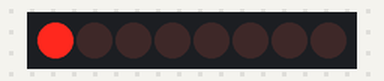
A sketch run on a simulated Arduino Uno, built with avr-gcc and run on an emulated ATmega328P. Shown: 8 shift-register outputs drawn as a row of LEDs (first output left, lit = HIGH). Wiring (inferred from the names in the program): shift register (74HC595): data pin 3; shift clock pin 4; latch pin 5. Wiring (inferred from the signals the program sends): row of LEDs: on Q0, Q1, Q2, Q3, Q4, Q5, Q6, Q7.

Above: at 0.07 s.
At 0.67 s:
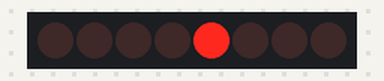
At 0.97 s:
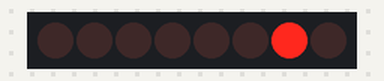
At 1.42 s:
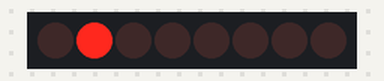
At 2.02 s:
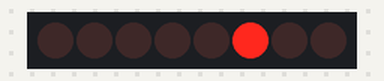
At 2.77 s:
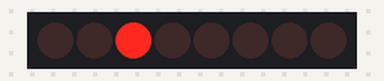
Timing chart, 0 to 3.1 s (numbered marks = the images above):
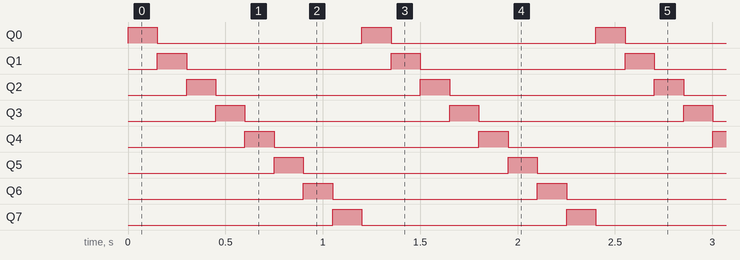

Measured:
- by itself, Q0–7: alternates HIGH for 0.15 s and LOW for 1.1 s
- by itself, everything shown: repeats every 1.2 s, in 8 steps

The sketch:

sketch_nov6a.ino
```cpp
const int DATA_PIN  = 3;
const int CLOCK_PIN = 4;
const int LATCH_PIN = 5;

const int SPEED_MS  = 150;
const int NUM_BITS  = 8;

void PinInits() {
  pinMode(DATA_PIN, OUTPUT);
  pinMode(CLOCK_PIN, OUTPUT);
  pinMode(LATCH_PIN, OUTPUT);


  digitalWrite(DATA_PIN, LOW);
  digitalWrite(CLOCK_PIN, LOW);
  digitalWrite(LATCH_PIN, LOW);
}

void Blinking() {
  for (int i = 0; i < NUM_BITS; i++) {
    byte pattern = (1 << i);
    digitalWrite(LATCH_PIN, LOW);
    shiftOut(DATA_PIN, CLOCK_PIN, MSBFIRST, pattern);
    digitalWrite(LATCH_PIN, HIGH);
    delay(SPEED_MS);
  }
}

void setup() {
  PinInits();
}

void loop() {
  Blinking();
}
```
